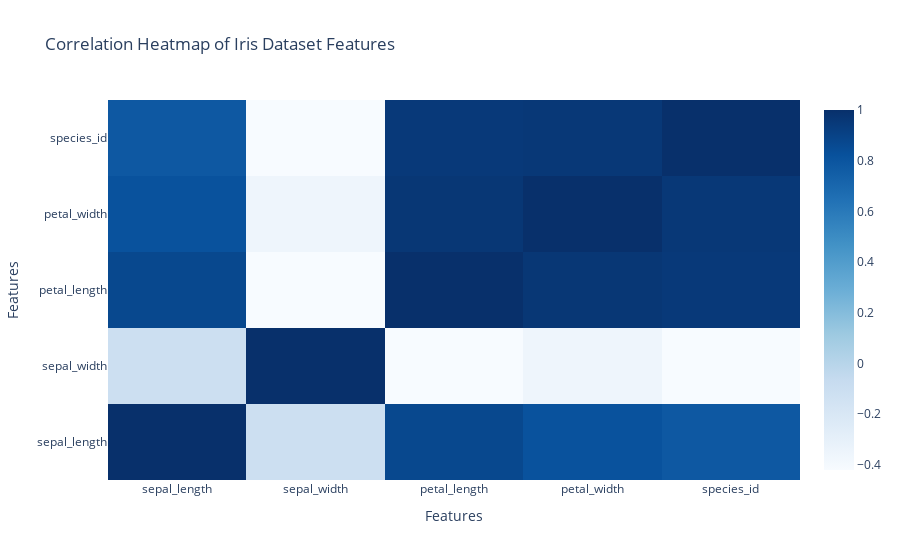

Notebook code for this chart:
### Code cell
import plotly.graph_objects as go
# Calculate the correlation matrix
correlation_matrix = df.select_dtypes(include='number').corr()
# Create the heatmap using Plotly
fig = go.Figure(data=go.Heatmap(
                   z=correlation_matrix.values,
                   x=correlation_matrix.columns,
                   y=correlation_matrix.index,
                   colorscale='Blues'))
fig.update_layout(title='Correlation Heatmap of Iris Dataset Features',
                  xaxis_title='Features',
                  yaxis_title='Features')
# Show the plot
fig.show()

### Figure 1 — Plotly figure (JSON) as saved in the notebook; plotly's stock layout.template omitted (floating-point values rounded to 4 significant figures)
{"data": [{"colorscale": [[0, "rgb(247,251,255)"], [0.125, "rgb(222,235,247)"], [0.25, "rgb(198,219,239)"], [0.375, "rgb(158,202,225)"], [0.5, "rgb(107,174,214)"], [0.625, "rgb(66,146,198)"], [0.75, "rgb(33,113,181)"], [0.875, "rgb(8,81,156)"], [1, "rgb(8,48,107)"]], "type": "heatmap", "x": ["sepal_length", "sepal_width", "petal_length", "petal_width", "species_id"], "y": ["sepal_length", "sepal_width", "petal_length", "petal_width", "species_id"], "z": [[1, -0.1094, 0.8718, 0.818, 0.7826], [-0.1094, 1, -0.4205, -0.3565, -0.4194], [0.8718, -0.4205, 1, 0.9628, 0.949], [0.818, -0.3565, 0.9628, 1, 0.9565], [0.7826, -0.4194, 0.949, 0.9565, 1]]}], "layout": {"autosize": true, "title": {"text": "Correlation Heatmap of Iris Dataset Features"}, "xaxis": {"autorange": true, "range": [-0.5, 4.5], "title": {"text": "Features"}, "type": "category"}, "yaxis": {"autorange": true, "range": [-0.5, 4.5], "title": {"text": "Features"}, "type": "category"}}}
